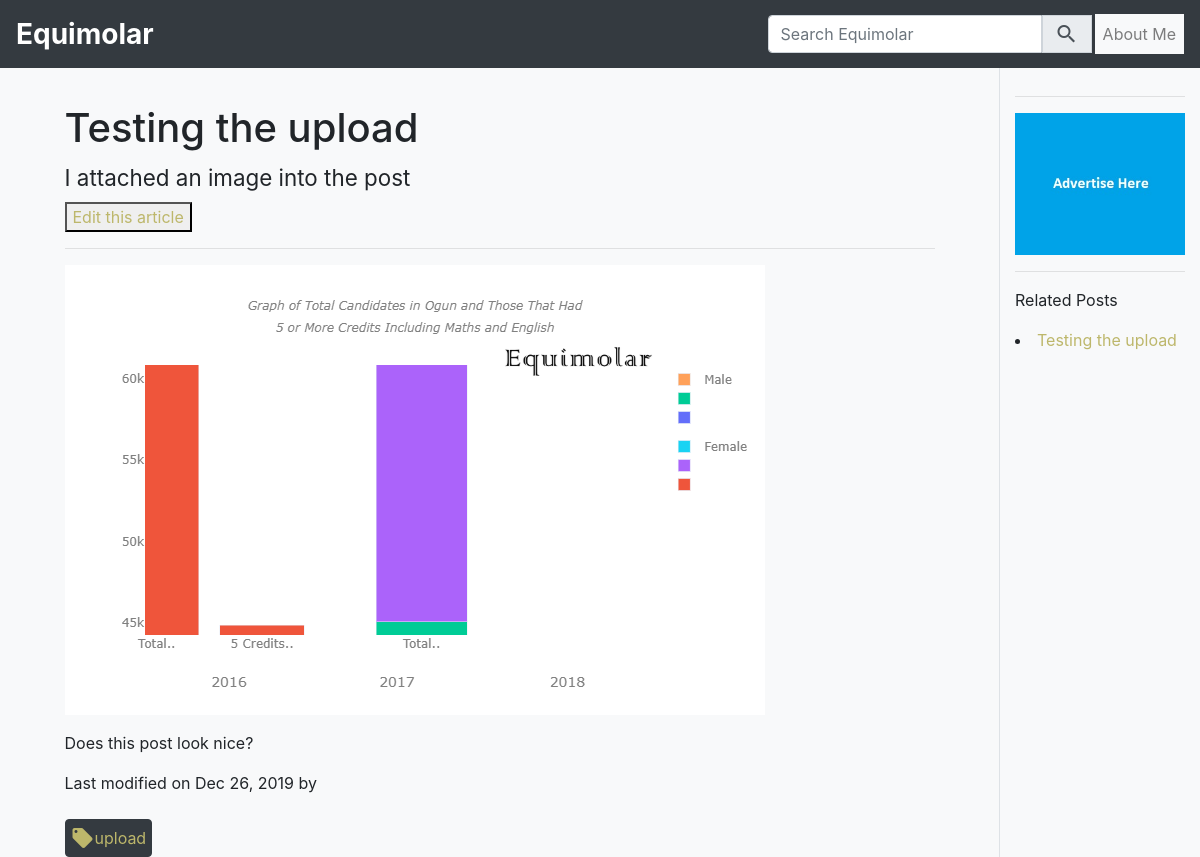
Screenshot of /testing-the-upload (signed in) with the database file from the repository.
### equimolar_blog/models.py (models this page shows, shortened)
class Article(db.Model):
    __tablename__ = 'articles'
    __table_args__ = {'extend_existing': True}
    __searchable__ = ['title', 'summary', 'content']
    __analyzer__ = StemmingAnalyzer()
    id = db.Column(db.Integer, primary_key=True)
    title = db.Column(db.String(100), nullable=False)
    slug = db.Column(db.String(150))
    summary = db.Column(db.String(300))
    content = db.Column(db.Text, nullable=False)
    last_mod_date = db.Column(db.DateTime, default=datetime.date(datetime.utcnow()))
    draft = db.Column(db.Boolean, default=0)
    tags = db.relationship('Tag', secondary=articles_tags,
                           backref=db.backref('articles', lazy='dynamic'))
    authour = db.relationship('User', backref='articles', lazy='dynamic')
    @classmethod
    def public(cls):
        return(Article.query.filter(Article.draft==0))

class Tag(db.Model):
    __tablename__ = 'tags'
    id = db.Column(db.Integer, primary_key=True)
    name = db.Column(db.String(50), unique=True)
    def __repr__(self):
        return '<Tag {}>'.format(self.name)

### equimolar_blog/views.py (the view)
@app.route('/<slug>')
def show_article(slug):
    pub_article = Article.public()
    article = pub_article.filter_by(slug=slug).first()
    if article==None: abort(404)
    article.content = markdown(article.content)
    tag_names = [x.name for x in article.tags]
    related = pub_article.filter(
                Article.tags.any(Tag.name.in_(tag_names))).order_by(
                Article.last_mod_date.desc()).all()
    return render_template('equimolar/post_slug.html',
                            article = article, related_articles = related)

### equimolar_blog/utilities.py (called while the page is built)
def blog_date(dateobj):
    return dateobj.strftime('%b %d, %Y')

def can_edit(current_user, authour):
    if current_user.is_authenticated:
        if current_user.has_role('Editor'):
            return True
        if authour==current_user.username:
            return True
    return False

### equimolar_blog/templates/equimolar/post_slug.html (shortened to what this page needs)
{% extends 'equimolar/base.html' %}
{% block main %}
    <h1>{{ article.title }}</h1>
    <h3><small>{{ article.summary }}</small></h3>
    {% if can_edit(current_user, article.authour.first().username) %}
    <button>
        <a href="{{ url_for('writter', article_id=article.id) }}">
        Edit this article</a>
    </button>
    {% endif %}
    <hr>
    {{ article.content|safe }}
    {% if article.last_mod_date %}
        <p>
            Last modified on {{ blog_date(article.last_mod_date) }} by
        </p>
    {% endif %}
    {% if article.tags %}
        {% for tag in article.tags %}
            <button class="btn btn-dark mt-2"><a href="/tag/{{ tag.id }}">
                <span class="row h-100 align-items-center px-2">
                    <i class="material-icons">local_offer</i>
                    {{ tag.name }}
                </span></a>
            </button>
        {% endfor %}
    {% endif %}
{% endblock %}
{% block sidebar %}
    {% if related_articles %}
        <p>Related Posts</p>
        {% for related in related_articles %}
            <li><a href="/{{ related.slug }}">{{ related.title }}</a></li>
        {% endfor %}
    {% endif %}
{% endblock %}

### equimolar_blog/static/Custom-CSS/equimolar_blog.css (style rules this page uses)
a { color:darkkhaki; text-decoration: green; }
img { max-width: 100%; height: auto; }

### rows the page displays
Article: title "Testing the upload", summary "I attached an image into the post", content (picture), content "Does this post look nice?", last_mod_date "Dec 26, 2019"
Tag: name "upload"

### other values shown
{{ config.SITE_NAME }} "Equimolar"
